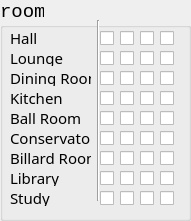
   <widget class="QGroupBox" name="grpBoxRooms">
    <property name="geometry">
     <rect>
      <x>10</x>
      <y>160</y>
      <width>191</width>
      <height>221</height>
     </rect>
    </property>
    <property name="font">
     <font>
      <family>Courier New</family>
      <pointsize>14</pointsize>
     </font>
    </property>
    <property name="title">
     <string>room</string>
    </property>
    <widget class="QLabel" name="room1">
     <property name="geometry">
      <rect>
       <x>10</x>
       <y>30</y>
       <width>81</width>
       <height>16</height>
      </rect>
     </property>
     <property name="font">
      <font>
       <family>AR BERKLEY</family>
       <pointsize>11</pointsize>
      </font>
     </property>
     <property name="text">
      <string>Hall</string>
     </property>
    </widget>
    <widget class="QLabel" name="rom2">
     <property name="geometry">
      <rect>
       <x>10</x>
       <y>50</y>
       <width>81</width>
       <height>16</height>
      </rect>
     </property>
     <property name="font">
      <font>
       <family>AR BERKLEY</family>
       <pointsize>11</pointsize>
      </font>
     </property>
     <property name="text">
      <string>Lounge</string>
     </property>
    </widget>
    <widget class="QLabel" name="room3">
     <property name="geometry">
      <rect>
       <x>10</x>
       <y>70</y>
       <width>81</width>
       <height>16</height>
      </rect>
     </property>
     <property name="font">
      <font>
       <family>AR BERKLEY</family>
       <pointsize>11</pointsize>
      </font>
     </property>
     <property name="text">
      <string>Dining Room</string>
     </property>
    </widget>
    <widget class="QLabel" name="room4">
     <property name="geometry">
      <rect>
       <x>10</x>
       <y>90</y>
       <width>81</width>
       <height>16</height>
      </rect>
     </property>
     <property name="font">
      <font>
       <family>AR BERKLEY</family>
       <pointsize>11</pointsize>
      </font>
     </property>
     <property name="text">
      <string>Kitchen</string>
     </property>
    </widget>
    <widget class="QLabel" name="room5">
     <property name="geometry">
      <rect>
       <x>10</x>
       <y>110</y>
       <width>81</width>
       <height>16</height>
      </rect>
     </property>
     <property name="font">
      <font>
       <family>AR BERKLEY</family>
       <pointsize>11</pointsize>
      </font>
     </property>
     <property name="text">
      <string>Ball Room</string>
     </property>
    </widget>
    <widget class="QLabel" name="room6">
     <property name="geometry">
      <rect>
       <x>10</x>
       <y>130</y>
       <width>81</width>
       <height>16</height>
      </rect>
     </property>
     <property name="font">
      <font>
       <family>AR BERKLEY</family>
       <pointsize>11</pointsize>
      </font>
     </property>
     <property name="text">
      <string>Conservatory</string>
     </property>
    </widget>
    <widget class="QLabel" name="room7">
     <property name="geometry">
      <rect>
       <x>10</x>
       <y>150</y>
       <width>81</width>
       <height>16</height>
      </rect>
     </property>
     <property name="font">
      <font>
       <family>AR BERKLEY</family>
       <pointsize>11</pointsize>
      </font>
     </property>
     <property name="text">
      <string>Billard Room</string>
     </property>
    </widget>
    <widget class="QLabel" name="room8">
     <property name="geometry">
      <rect>
       <x>10</x>
       <y>170</y>
       <width>81</width>
       <height>16</height>
      </rect>
     </property>
     <property name="font">
      <font>
       <family>AR BERKLEY</family>
       <pointsize>11</pointsize>
      </font>
     </property>
     <property name="text">
      <string>Library</string>
     </property>
    </widget>
    <widget class="QLabel" name="room9">
     <property name="geometry">
      <rect>
       <x>10</x>
       <y>190</y>
       <width>81</width>
       <height>16</height>
      </rect>
     </property>
     <property name="font">
      <font>
       <family>AR BERKLEY</family>
       <pointsize>11</pointsize>
      </font>
     </property>
     <property name="text">
      <string>Study</string>
     </property>
    </widget>
    <widget class="QCheckBox" name="m_chkBox1">
     <property name="geometry">
      <rect>
       <x>100</x>
       <y>30</y>
       <width>21</width>
       <height>17</height>
      </rect>
     </property>
     <property name="text">
      <string/>
     </property>
    </widget>
    <widget class="QCheckBox" name="m_chxBox2">
     <property name="geometry">
      <rect>
       <x>120</x>
       <y>30</y>
       <width>21</width>
       <height>17</height>
      </rect>
     </property>
     <property name="text">
      <string/>
     </property>
    </widget>
    <widget class="QCheckBox" name="m_chxBox3">
     <property name="geometry">
      <rect>
       <x>140</x>
       <y>30</y>
       <width>21</width>
       <height>17</height>
      </rect>
     </property>
     <property name="text">
      <string/>
     </property>
    </widget>
    <widget class="QCheckBox" name="m_chxBox4">
     <property name="geometry">
      <rect>
       <x>160</x>
       <y>30</y>
       <width>21</width>
       <height>17</height>
      </rect>
     </property>
     <property name="text">
      <string/>
     </property>
    </widget>
    <widget class="Line" name="line">
     <property name="geometry">
      <rect>
       <x>90</x>
       <y>20</y>
       <width>16</width>
       <height>181</height>
      </rect>
     </property>
     <property name="orientation">
      <enum>Qt::Vertical</enum>
     </property>
    </widget>
    <widget class="QCheckBox" name="m_chxBox4_2">
     <property name="geometry">
      <rect>
       <x>160</x>
       <y>50</y>
       <width>21</width>
       <height>17</height>
      </rect>
     </property>
     <property name="text">
      <string/>
     </property>
    </widget>
    <widget class="QCheckBox" name="m_chxBox3_2">
     <property name="geometry">
      <rect>
       <x>140</x>
       <y>50</y>
       <width>21</width>
       <height>17</height>
      </rect>
     </property>
     <property name="text">
      <string/>
     </property>
    </widget>
    <widget class="QCheckBox" name="m_chxBox2_2">
     <property name="geometry">
      <rect>
       <x>120</x>
       <y>50</y>
       <width>21</width>
       <height>17</height>
      </rect>
     </property>
     <property name="text">
      <string/>
     </property>
    </widget>
    <widget class="QCheckBox" name="m_chxBox1_2">
     <property name="geometry">
      <rect>
       <x>100</x>
       <y>50</y>
       <width>21</width>
       <height>17</height>
      </rect>
     </property>
     <property name="text">
      <string/>
     </property>
    </widget>
    <widget class="QCheckBox" name="m_chxBox4_3">
     <property name="geometry">
      <rect>
       <x>160</x>
       <y>70</y>
       <width>21</width>
       <height>17</height>
      </rect>
     </property>
     <property name="text">
      <string/>
     </property>
    </widget>
    <widget class="QCheckBox" name="m_chxBox3_3">
     <property name="geometry">
      <rect>
       <x>140</x>
       <y>70</y>
       <width>21</width>
       <height>17</height>
      </rect>
     </property>
     <property name="text">
      <string/>
     </property>
    </widget>
    <widget class="QCheckBox" name="m_chxBox2_3">
     <property name="geometry">
      <rect>
       <x>120</x>
       <y>70</y>
       <width>21</width>
       <height>17</height>
      </rect>
     </property>
     <property name="text">
      <string/>
     </property>
    </widget>
    <widget class="QCheckBox" name="m_chxBox1_3">
     <property name="geometry">
      <rect>
       <x>100</x>
       <y>70</y>
       <width>21</width>
       <height>17</height>
      </rect>
     </property>
     <property name="text">
      <string/>
     </property>
    </widget>
    <widget class="QCheckBox" name="m_chxBox4_4">
     <property name="geometry">
      <rect>
       <x>160</x>
       <y>90</y>
       <width>21</width>
       <height>17</height>
      </rect>
     </property>
     <property name="text">
      <string/>
     </property>
    </widget>
    <widget class="QCheckBox" name="m_chxBox3_4">
     <property name="geometry">
      <rect>
       <x>140</x>
       <y>90</y>
       <width>21</width>
       <height>17</height>
      </rect>
     </property>
     <property name="text">
      <string/>
     </property>
    </widget>
    <widget class="QCheckBox" name="m_chxBox2_4">
     <property name="geometry">
      <rect>
       <x>120</x>
       <y>90</y>
       <width>21</width>
       <height>17</height>
      </rect>
     </property>
     <property name="text">
      <string/>
     </property>
    </widget>
    <widget class="QCheckBox" name="m_chxBox1_4">
     <property name="geometry">
      <rect>
       <x>100</x>
       <y>90</y>
       <width>21</width>
       <height>17</height>
      </rect>
     </property>
     <property name="text">
      <string/>
     </property>
    </widget>
    <widget class="QCheckBox" name="m_chxBox4_5">
     <property name="geometry">
      <rect>
       <x>160</x>
       <y>110</y>
       <width>21</width>
       <height>17</height>
      </rect>
     </property>
     <property name="text">
      <string/>
     </property>
    </widget>
    <widget class="QCheckBox" name="m_chxBox3_5">
     <property name="geometry">
      <rect>
       <x>140</x>
       <y>110</y>
       <width>21</width>
       <height>17</height>
      </rect>
     </property>
     <property name="text">
      <string/>
     </property>
    </widget>
    <widget class="QCheckBox" name="m_chxBox2_5">
     <property name="geometry">
      <rect>
       <x>120</x>
       <y>110</y>
       <width>21</width>
       <height>17</height>
      </rect>
     </property>
     <property name="text">
      <string/>
     </property>
    </widget>
    <widget class="QCheckBox" name="m_chxBox1_5">
     <property name="geometry">
      <rect>
       <x>100</x>
       <y>110</y>
       <width>21</width>
       <height>17</height>
      </rect>
     </property>
     <property name="text">
      <string/>
     </property>
    </widget>
    <widget class="QCheckBox" name="m_chxBox4_6">
     <property name="geometry">
      <rect>
       <x>160</x>
       <y>130</y>
       <width>21</width>
       <height>17</height>
      </rect>
     </property>
     <property name="text">
      <string/>
     </property>
    </widget>
    <widget class="QCheckBox" name="m_chxBox3_6">
     <property name="geometry">
      <rect>
       <x>140</x>
       <y>130</y>
       <width>21</width>
       <height>17</height>
      </rect>
     </property>
     <property name="text">
      <string/>
     </property>
    </widget>
    <widget class="QCheckBox" name="m_chxBox2_6">
     <property name="geometry">
      <rect>
       <x>120</x>
       <y>130</y>
       <width>21</width>
       <height>17</height>
      </rect>
     </property>
     <property name="text">
      <string/>
     </property>
    </widget>
    <widget class="QCheckBox" name="m_chxBox1_6">
     <property name="geometry">
      <rect>
       <x>100</x>
       <y>130</y>
       <width>21</width>
       <height>17</height>
      </rect>
     </property>
     <property name="text">
      <string/>
     </property>
    </widget>
    <widget class="QCheckBox" name="m_chxBox4_7">
     <property name="geometry">
      <rect>
       <x>160</x>
       <y>150</y>
       <width>21</width>
       <height>17</height>
      </rect>
     </property>
     <property name="text">
      <string/>
     </property>
    </widget>
    <widget class="QCheckBox" name="m_chxBox3_7">
     <property name="geometry">
      <rect>
       <x>140</x>
       <y>150</y>
       <width>21</width>
       <height>17</height>
      </rect>
     </property>
     <property name="text">
      <string/>
     </property>
    </widget>
    <widget class="QCheckBox" name="m_chxBox2_7">
     <property name="geometry">
      <rect>
       <x>120</x>
       <y>150</y>
       <width>21</width>
       <height>17</height>
      </rect>
     </property>
     <property name="text">
      <string/>
     </property>
    </widget>
    <widget class="QCheckBox" name="m_chxBox1_7">
     <property name="geometry">
      <rect>
       <x>100</x>
       <y>150</y>
       <width>21</width>
       <height>17</height>
      </rect>
     </property>
     <property name="text">
      <string/>
     </property>
    </widget>
    <widget class="QCheckBox" name="m_chxBox4_8">
     <property name="geometry">
      <rect>
       <x>160</x>
       <y>170</y>
       <width>21</width>
       <height>17</height>
      </rect>
     </property>
     <property name="text">
      <string/>
     </property>
    </widget>
    <widget class="QCheckBox" name="m_chxBox3_8">
     <property name="geometry">
      <rect>
       <x>140</x>
       <y>170</y>
       <width>21</width>
       <height>17</height>
      </rect>
     </property>
     <property name="text">
      <string/>
     </property>
    </widget>
    <widget class="QCheckBox" name="m_chxBox2_8">
     <property name="geometry">
      <rect>
       <x>120</x>
       <y>170</y>
       <width>21</width>
       <height>17</height>
      </rect>
     </property>
     <property name="text">
      <string/>
     </property>
    </widget>
    <widget class="QCheckBox" name="m_chxBox1_8">
     <property name="geometry">
      <rect>
       <x>100</x>
       <y>170</y>
       <width>21</width>
       <height>17</height>
      </rect>
     </property>
     <property name="text">
      <string/>
     </property>
    </widget>
    <widget class="QCheckBox" name="m_chxBox4_9">
     <property name="geometry">
      <rect>
       <x>160</x>
       <y>190</y>
       <width>21</width>
       <height>17</height>
      </rect>
     </property>
     <property name="text">
      <string/>
     </property>
    </widget>
    <widget class="QCheckBox" name="m_chxBox3_9">
     <property name="geometry">
      <rect>
       <x>140</x>
       <y>190</y>
       <width>21</width>
       <height>17</height>
      </rect>
     </property>
     <property name="text">
      <string/>
     </property>
    </widget>
    <widget class="QCheckBox" name="m_chxBox2_9">
     <property name="geometry">
      <rect>
       <x>120</x>
       <y>190</y>
       <width>21</width>
       <height>17</height>
      </rect>
     </property>
     <property name="text">
      <string/>
     </property>
    </widget>
    <widget class="QCheckBox" name="m_chxBox1_9">
     <property name="geometry">
      <rect>
       <x>100</x>
       <y>190</y>
       <width>21</width>
       <height>17</height>
      </rect>
     </property>
     <property name="text">
      <string/>
     </property>
    </widget>
   </widget>
